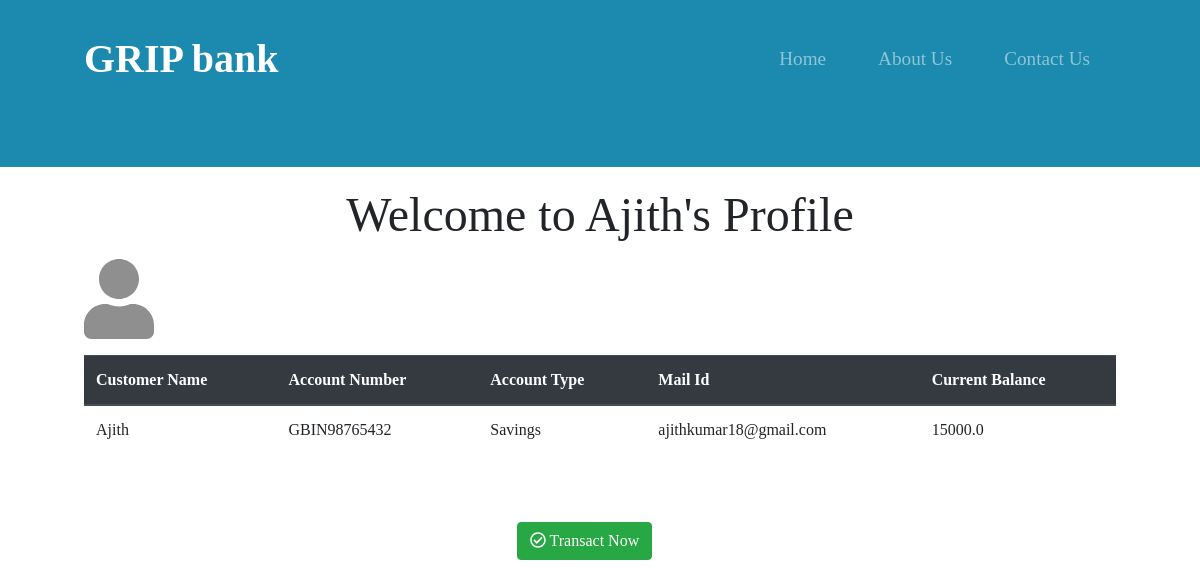
/viewcustomers/Ajith, run on the app's committed database.
### Bank/models.py (models this page shows)
class Customer(models.Model):
    cname=models.CharField(max_length=64)
    accno=models.CharField(max_length=64)
    acctype=models.CharField(max_length=64)
    mail=models.CharField(max_length=64)
    cbal=models.FloatField()

### Bank/views.py (the view)
# urls.py: path('viewcustomers/<str:name>', views.customerdetails),
def customerdetails(request,name):
    cusdet=Customer.objects.filter(cname=name)
    return render(request,'customer_details.html',{'cusdet':cusdet})

### templates/customer_details.html (shortened to what this page needs)
<!DOCTYPE html>
{% load static %}
<html lang="en" dir="ltr">
  <head>
    <link rel="stylesheet" href="https://cdn.jsdelivr.net/npm/bootstrap@4.6.0/dist/css/bootstrap.min.css">
    <link rel="stylesheet" href="{% static 'css/style_viewcus.css' %}">
  </head>
  <body>
    <section id="title">
    <div class="container-fluid">
      <nav class="navbar navbar-expand-lg navbar-dark ">
        <a class="navbar-brand "href=""> GRIP bank </a>
        <div class="collapse navbar-collapse" id="navbarTogglerDemo01">
        <ul class="navbar-nav ml-auto">
          <li class="nav-item">
            <a class="nav-link "href="/home">Home</a>
          </li>
          <li class="nav-item">
            <a class="nav-link "href="/home#testimonials">About Us</a>
          </li>
          <li class="nav-item">
            <a class="nav-link "href="/home#footer">Contact Us</a>
          </li>
        </ul>
        </div>
      </nav>
    </div>
    </section>
<div class="custable">
  <h1 align='center'>Welcome to {% for cus in cusdet %}{{cus.cname}}{% endfor %}'s Profile</h1>
  <p> <i class="fas fa-user fa-5x"></i></p>
    {% if cusdet %}
      <table class=" table ">
        <thead class="thead-dark">
          <th>Customer Name</th>
          <th>Account Number</th>
          <th>Account Type</th>
          <th>Mail Id</th>
          <th>Current Balance</th>
        </thead>
        {% for cus in cusdet %}
          <tr>
            <td >{{cus.cname}}</td>
            <td >{{cus.accno}}</td>
            <td >{{cus.acctype}}</td>
            <td >{{cus.mail}}</td>
            <td >{{cus.cbal}}</td>
          </tr>
        {% endfor %}
      </table>
      {% else %}
        <p>No Customers Found</p>
    {% endif %}
    <p align='center'><a class="btn btn-success btn-md" href="/transfermoney" role="button" ><i class="far fa-check-circle"></i> Transact Now</a></p>
</div>
  </body>
</html>

### static/css/style_viewcus.css (style rules this page uses)
body { font-family: "Montserrat"; }
#title { background-color: #1C8AAE; color: #fff; }
.container-fluid { padding: 2% 7% 0.1% ; }
h1 { font-family: "Montserrat-Black"; font-size: 3rem; line-height: 1.5; }
p { color: #8f8f8f; }
.navbar { padding :0 0 4.5rem; }
.navbar-brand { font-family: Ubuntu; font-size: 2.5rem; font-weight: bold; }
.nav-item { padding: 0 18px; }
.nav-link { font-size: 1.2rem; font-family: "Montserrat-light" }
.btn { margin:5% 3% 5% 0; }
.custable { padding: 1% 7%; }

### data on the page
Customer: cname "Ajith", accno "GBIN98765432", acctype "Savings", mail "ajithkumar18@gmail.com", cbal "15000.0"
